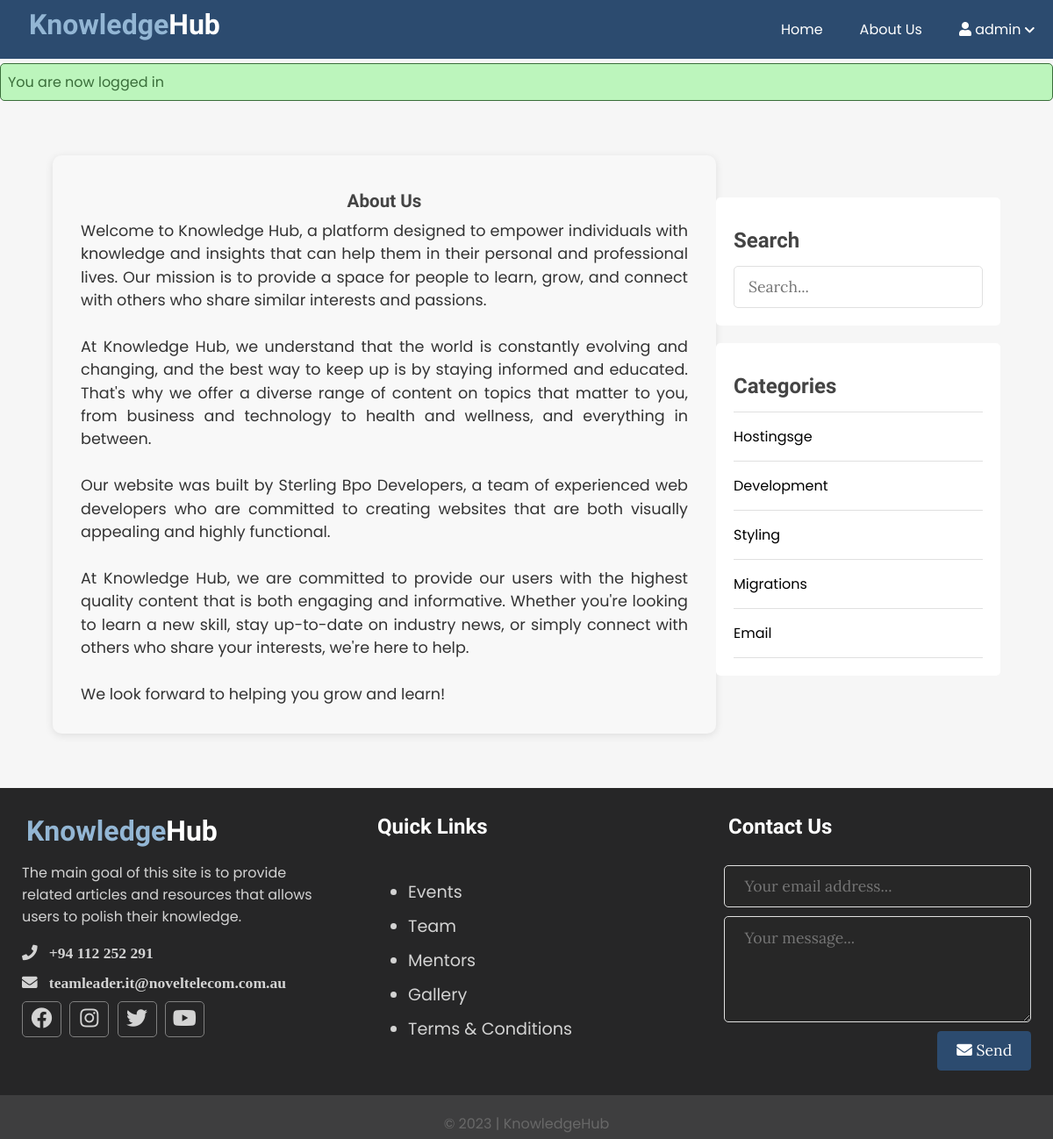
The app's page /about.php (signed in) with its own data.
### tables this page shows
CREATE TABLE `topics` (
  `id` int(11) NOT NULL,
  `name` varchar(100) NOT NULL,
  `description` text NOT NULL
);

### app/controllers/topics.php (called while the page is built, shortened)
<?php
  include($ROOT_PATH  . "/app/database/db.php");
$table = 'topics';
$topics = selectAll($table);

### app/database/db.php (called while the page is built, shortened)
<?php
require('connect.php');
function selectAll($table, $conditions = [])
{
    global $conn;
    $sql = "Select * From $table";
    if (empty($conditions)) {
        $stmt = $conn->prepare($sql);
        $stmt->execute();
        $records = $stmt->get_result()->fetch_all(MYSQLI_ASSOC);
        return $records;
    }
}

### path.php (called while the page is built, shortened)
<?php
 $BASE_URL = "http://knowledgehub.sterlingbpo.com.au/";

### about.php (the view, shortened to what this page needs)
<?php
include("path.php");
include($ROOT_PATH . "/app/controllers/topics.php");
?>
<!DOCTYPE html>
<html lang="en">
<head>
  <link href="https://cdnjs.cloudflare.com/ajax/libs/font-awesome/5.13.0/css/all.min.css" rel="stylesheet" />
  <link rel="stylesheet" href="./assets/css/style.css" />
</head>
<body>
  <?php include($ROOT_PATH . "/app/includes/header.php") ?>
  <?php include($ROOT_PATH . "/app/includes/messages.php") ?>
  <div class="content clearfix">
    <div class="main__content">
      <h3 style="text-align:center">About Us</h3>
      Welcome to Knowledge Hub, a platform designed to empower individuals with knowledge and insights that can help them in their personal and professional lives. Our mission is to provide a space for people to learn, grow, and connect with others who share similar interests and passions.
<br><br>
      At Knowledge Hub, we understand that the world is constantly evolving and changing, and the best way to keep up is by staying informed and educated. That's why we offer a diverse range of content on topics that matter to you, from business and technology to health and wellness, and everything in between.
<br><br>
      Our website was built by Sterling Bpo Developers, a team of experienced web developers who are committed to creating websites that are both visually appealing and highly functional.
<br><br>
      At Knowledge Hub, we are committed to provide our users with the highest quality content that is both engaging and informative. Whether you're looking to learn a new skill, stay up-to-date on industry news, or simply connect with others who share your interests, we're here to help.
<br><br>
      We look forward to helping you grow and learn!
    </div>
    <div class="sidebar">
      <div class="section search">
        <h2 class="section__title">Search</h2>
        <form action="index.php" method="post">
          <input type="text" name="search__term" class="text__input" placeholder="Search..." />
        </form>
      </div>
      <div class="section topics">
        <h2 class="section__title">Categories</h2>
        <ul>
          <?php foreach ($topics as $key => $topic) :   ?>
            <li><a href="<?php echo $BASE_URL . '/index.php?t_id=' . $topic['id'] . '&name=' . $topic['name'] ?>"><?php echo $topic['name']; ?></a></li>
          <?php endforeach; ?>
        </ul>
      </div>
    </div>
  </div>
  <?php include($ROOT_PATH . "/app/includes/footer.php") ?>
</body>
</html>

### assets/css/style.css (style rules this page uses)
* { box-sizing: border-box; font-family: 'Poppins', sans-serif; }
html, body { height: 100%; padding: 0px; margin: 0px; background: #f6f6f6; font-family: "Lore", serif; }
h1, h2, h3, h4, h5, h6 { font-family: "Candal"; color: #444; margin: 5px; }
a { text-decoration: none; color: inherit; }
.clearfix::after { content: ""; display: block; clear: both; }
.text__input { padding: 0.7rem 1rem; display: block; width: 100%; border-radius: 5px; border: 1px solid #e0e0e0; outline: none; color: #444; line-height: 1.5rem; font-size: 1.1em; font-family: "Lora", serif; }
.content { width: 90%; margin: 30px auto 30px; }
.content .main__content { width: 70%; float: left; }
.content .sidebar { width: 30%; float: right; }
.content .sidebar .section { background: white; padding: 20px; border-radius: 5px; margin-bottom: 20px; }
.content .sidebar .section .section__title { margin: 15px 0px 15px 0px; }
.content .sidebar .section.search { margin-top: 80px; }
.content .sidebar .section.topics ul { margin: 0px; padding: 0px; list-style: none; border-top: 1px solid #e0e0e0; }
.content .sidebar .section.topics ul li a { display: block; padding: 15px 0px 15px 0px; border-bottom: 1px solid #e0e0e0; transition: all 0.3s; }

### about.php (style rules this page uses)
.main__content { font-family: 'Poppins', sans-serif; font-size: 1.1rem; line-height: 1.5; text-align: justify; color: #333; margin: 2rem auto; max-width: 800px; padding: 2rem; background-color: #f8f8f8; border-radius: 10px; box-shadow: 0 2px 10px rgba(0, 0, 0, 0.1); }

### records on screen
topics: name "Hostingsge"
topics: name "Development"
topics: name "Styling"
topics: name "Migrations"
topics: name "Email"

### other values on screen
$_SESSION['username'] "admin"
$_SESSION['message'] "You are now logged in"
